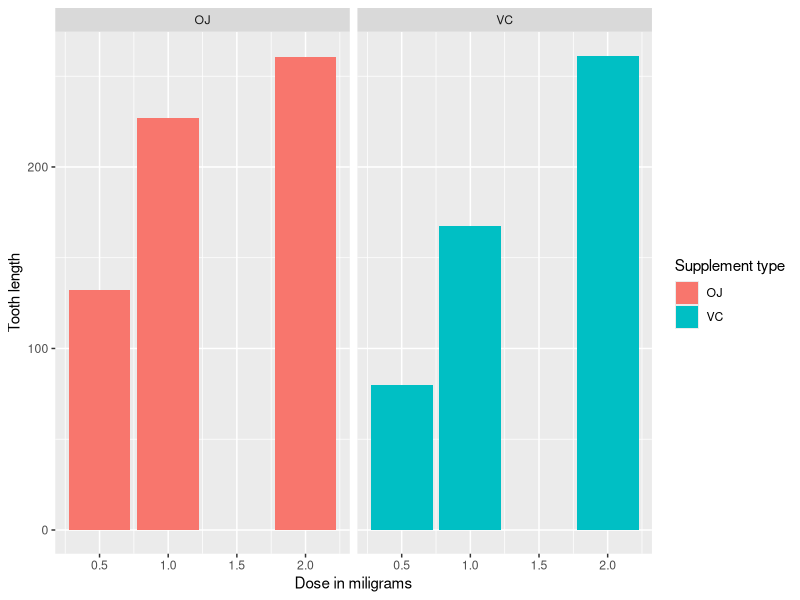
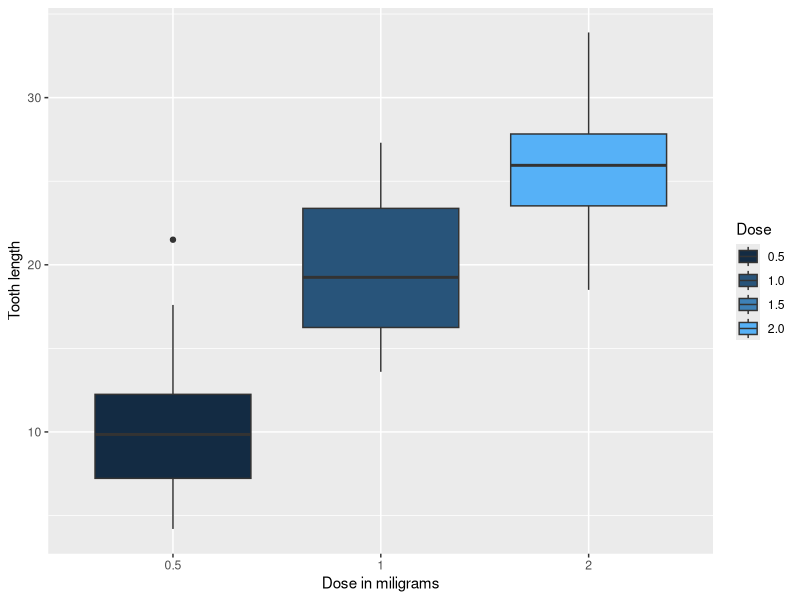
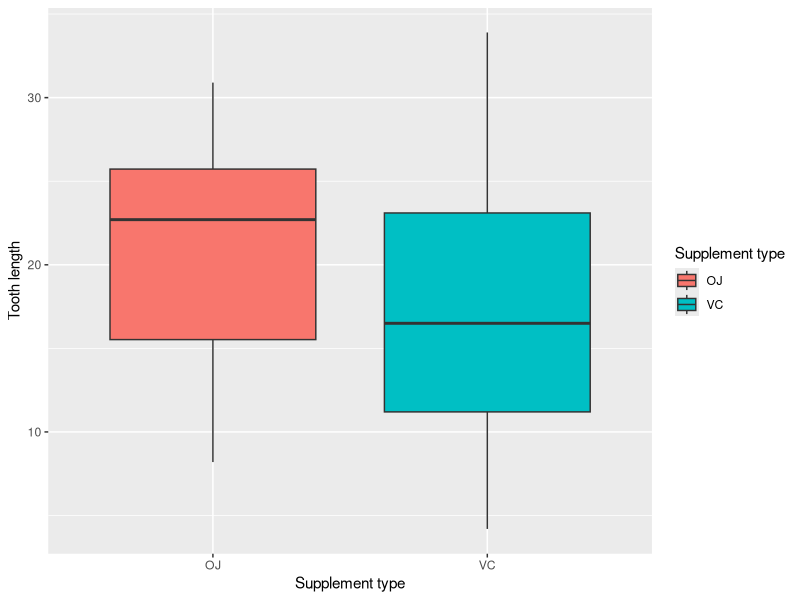

These figures' R source, in order:
## ---- chunk 1
set.seed(42)
library(ggplot2)
library(datasets)
data <- ToothGrowth
## ---- chunk 2
ggplot(data = data, aes(x = dose, y = len, fill = supp))  +
  geom_bar(stat = "identity") +
  facet_grid(. ~ supp) +
  xlab("Dose in miligrams") +
  ylab("Tooth length") +
  guides(fill = guide_legend(title = "Supplement type"))
## ---- chunk 3
ggplot(data = data, aes(x = as.factor(dose), y = len, fill = dose)) +
  geom_boxplot(aes(fill = dose)) +
  xlab("Dose in miligrams") +
  ylab("Tooth length") +
  guides(fill = guide_legend(title = "Dose"))
## ---- chunk 4
ggplot(data = data, aes(x = supp, y = len, fill = dose))  +
  geom_boxplot(aes(fill = supp)) +
  xlab("Supplement type") +
  ylab("Tooth length") +
  guides(fill = guide_legend(title = "Supplement type"))
## ---- chunk 5
summary(data)
## ---- chunk 6
str(data)
## ---- chunk 7
table(data$dose, data$supp)
## ---- chunk 8
t.test(len ~ supp, data = data)
## ---- chunk 9
t.test(data$len, data$dose)
